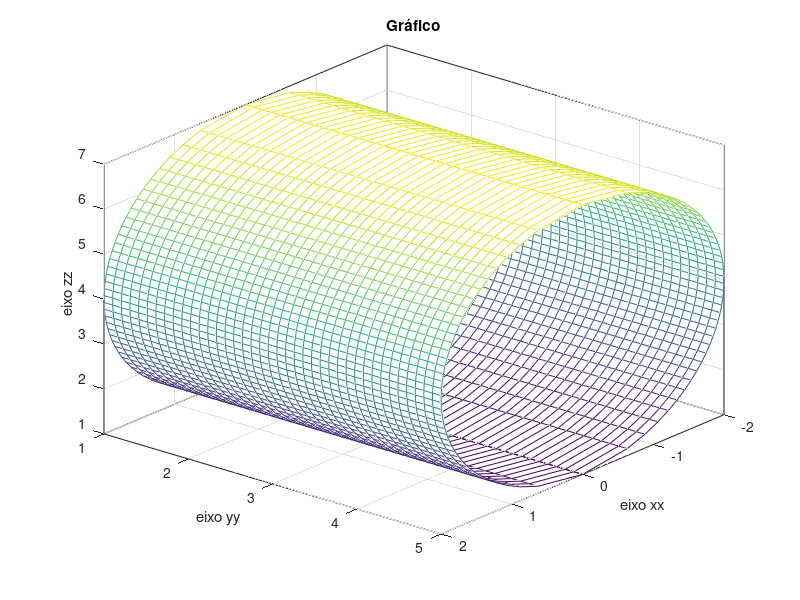

Write MATLAB code to recreate this figure.
z = linspace(1,7,40);
y = linspace(1,5,40);
[y,z] = meshgrid(y,z);

x = sqrt(4 - (4/9)*(z-4).^2);
mesh(x,y,z);

hold on;
x = -sqrt(4 - (4/9)*(z-4).^2);
mesh(x,y,z);

grid on;
box on;
view([130,30]);

xlabel('eixo xx');
ylabel('eixo yy');
zlabel('eixo zz');
title('Gráfico');